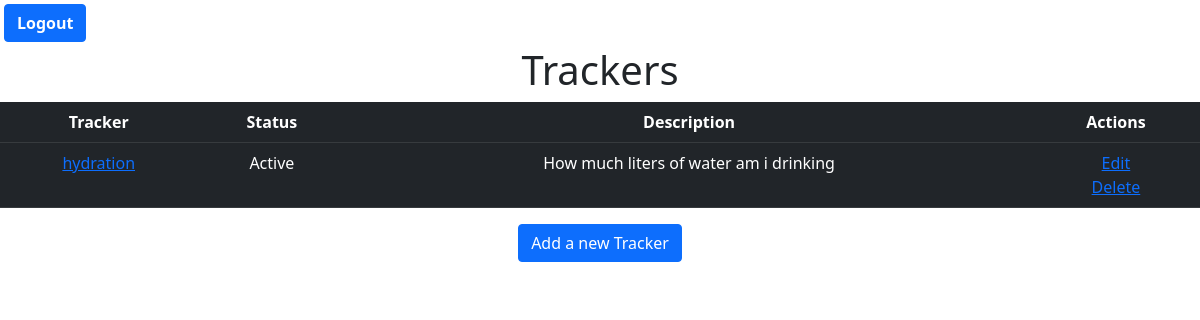
/dummy/trackers, run on the app's committed database.
### application/models.py (models this page shows)
class Trackers(db.Model):
    __tablename__ = 'Trackers'
    UserName = db.Column(db.String, nullable=False, primary_key=True)
    Tracker_name = db.Column(db.String, nullable=False, primary_key=True)
    Description = db.Column(db.String)
    Active = db.Column(db.Integer, nullable=False)

### application/controllers.py (the view)
@app.route('/<string:UserName>/trackers', methods = ['GET'])
def userpage(UserName):
    if request.method == 'GET' :
        all_trackers =  Trackers.query.filter(Trackers.UserName == UserName).all()
        return render_template('userpage.html',name= UserName, tracker_list = all_trackers)

### application/controllers.py (called while the page is built)
@app.context_processor
def override_url_for():
    return dict(url_for=dated_url_for)

### templates/userpage.html (shortened to what this page needs)
<!DOCTYPE html>
<html>
<head>
    <link href="/static/css/main.min.css" rel="stylesheet" >
</head>
<body>
    <nav class="navbar navbar-expand-lg p-1">
        <form action="/" method="GET" class="navbar-form">
            <input type="submit" value="Logout" class="btn btn-primary fw-bold text-decoration-none"/>
        </form>
    </nav>
    <h1 class="text-center">Trackers</h1>
    <table class="table table-dark text-center">
        <tr>
            <th>Tracker</th>
            <th>Status</th>
            <th>Description</th>
            <th>Actions</th>
        </tr>
        {%for i in tracker_list %}
        <tr>
            <td><a href='/{{name}}/{{i.Tracker_name}}/logs'>{{i.Tracker_name}}</a></td>
            {% if i.Active > 0 %}
            <td>Active</td>
            {% else %}
            <td>Inactive</td>
            {% endif %}
            <td>{{i.Description}}</td>
            <td><a href='/{{name}}/{{i.Tracker_name}}/edit'>Edit</a> <br> <a href='/{{name}}/{{i.Tracker_name}}/delete'>Delete</a></td>
        </tr>
        {%endfor%}
    </table>
    <form action='/{{name}}/add' class="text-center">
        <input type="submit" value="Add a new Tracker" class="btn btn-primary mb-3 text-center"/>
    </form>
</body>
</html>

### data on the page
Trackers: Tracker_name "hydration", Active "Active", Description "How much liters of water am i drinking"
